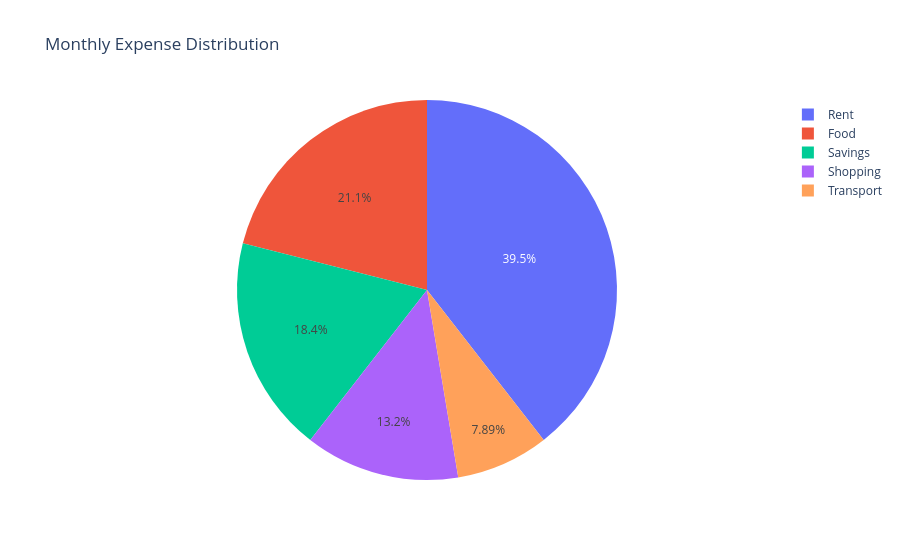

The notebook cell saved with this chart:
### Code cell
import pandas as pd
import plotly.express as px

df = pd.DataFrame({
    "Category": ["Food", "Rent", "Transport", "Shopping", "Savings"],
    "Amount": [8000, 15000, 3000, 5000, 7000]
})

fig = px.pie(
    df,
    names="Category",
    values="Amount",
    title="Monthly Expense Distribution"
)

fig.write_image('Expense_Piechart.png')
fig.show()

### Figure 1 — Plotly figure (JSON) as saved in the notebook; plotly's stock layout.template omitted (floating-point values rounded to 4 significant figures)
{"data": [{"domain": {"x": [0, 1], "y": [0, 1]}, "hovertemplate": "Category=%{label}<br>Amount=%{value}<extra></extra>", "labels": ["Food", "Rent", "Transport", "Shopping", "Savings"], "legendgroup": "", "name": "", "showlegend": true, "type": "pie", "values": [8000, 15000, 3000, 5000, 7000]}], "layout": {"legend": {"tracegroupgap": 0}, "title": {"text": "Monthly Expense Distribution"}}}
